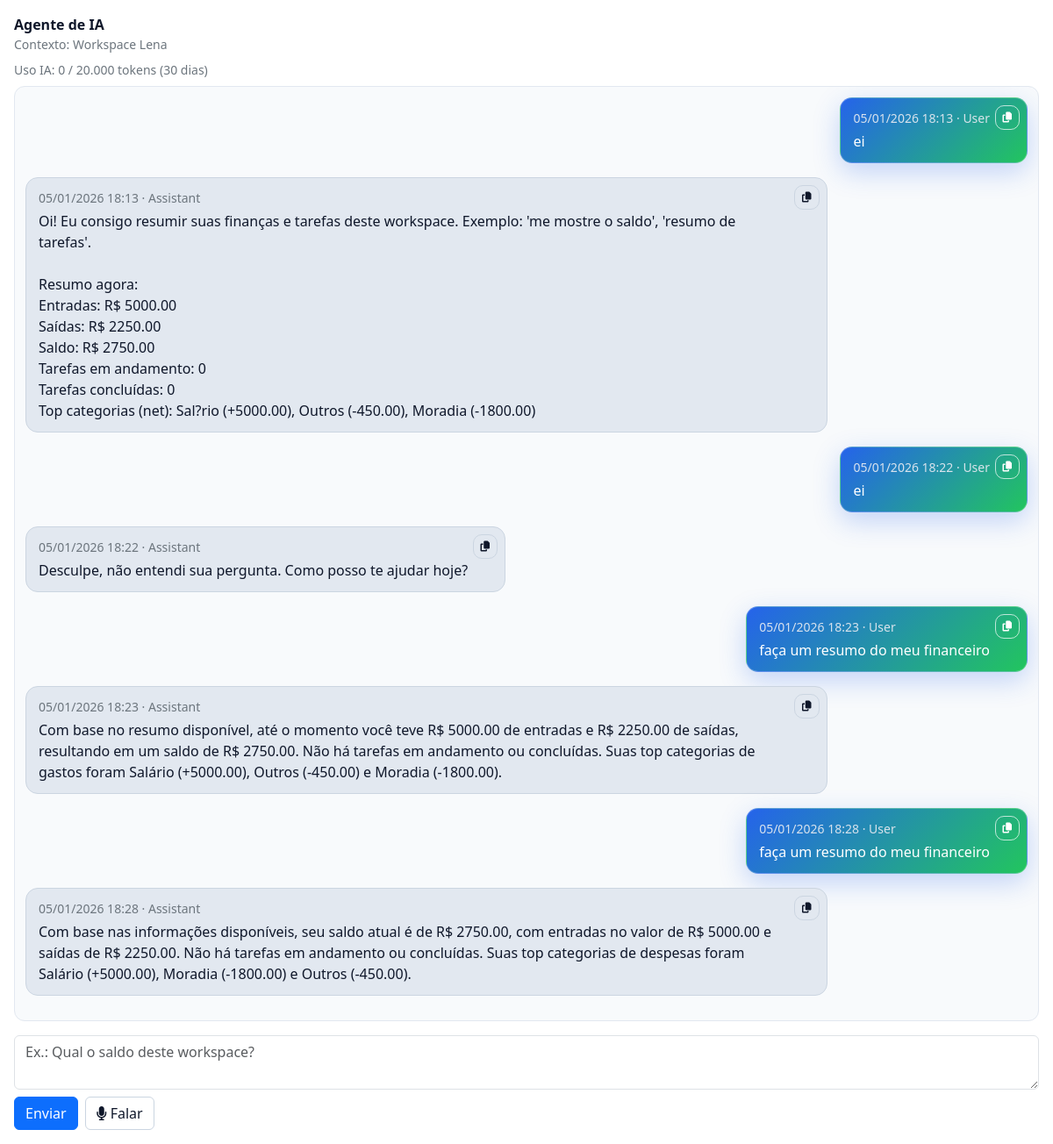
Screenshot of /ia/embed/ (signed in) with the database file from the repository.
### tracker/models.py (models this page shows, shortened)
class Workspace(models.Model):
    name = models.CharField(max_length=120)
    slug = models.SlugField(unique=True)
    owner = models.ForeignKey(User, on_delete=models.CASCADE, related_name='owned_workspaces')
    is_active = models.BooleanField(default=True)
    created_at = models.DateTimeField(auto_now_add=True)
    class Meta:
        ordering = ['name']

### assistant/models.py (models this page shows, shortened)
class ChatMessage(models.Model):
    ROLE_CHOICES = [
        ('user', 'Usuário'),
        ('assistant', 'Assistente'),
    ]
    user = models.ForeignKey(settings.AUTH_USER_MODEL, on_delete=models.CASCADE, related_name='chat_messages')
    workspace = models.ForeignKey(Workspace, null=True, blank=True, on_delete=models.SET_NULL, related_name='chat_messages')
    role = models.CharField(max_length=20, choices=ROLE_CHOICES)
    content = models.TextField()
    created_at = models.DateTimeField(auto_now_add=True)
    class Meta:
        ordering = ['created_at']

### assistant/views.py (the view, shortened to what this page needs)
# urls.py: path('embed/', views.chat_embed, name='chat_embed'),
@login_required
@xframe_options_exempt
def chat_embed(request):
    workspace = getattr(request, "workspace", None)
    profile = getattr(request.user, "profile", None)
    if profile and profile.is_guest and not request.user.is_superuser:
        return render(request, 'assistant/embed.html', {'history': [], 'guest_blocked': True})
    quota = get_ai_quota(request.user)
    quota_label = _format_quota_label(quota)
    quota_blocked = not quota.get("allowed", True)
    history = _history_for_workspace(request.user, workspace, 20)
    return render(request, 'assistant/embed.html', {
        'history': history,
        'current_workspace': workspace,
        'ai_quota_label': quota_label,
        'ai_quota_blocked': quota_blocked,
    })

### assistant/limits.py (called while the page is built, shortened)
def _plan_limit(plan: str) -> int:
    limits = getattr(settings, "AI_PLAN_TOKEN_LIMITS", DEFAULT_LIMITS)
    if not isinstance(limits, dict):
        limits = DEFAULT_LIMITS
    return int(limits.get(plan, limits.get("essential", 0)) or 0)

def get_ai_quota(user):
    window_days = int(getattr(settings, "AI_USAGE_WINDOW_DAYS", 30))
    profile = getattr(user, "profile", None)
    plan = getattr(profile, "plan", "essential")
    limit = _plan_limit(plan)
    since = timezone.now() - timedelta(days=window_days)
    usage_qs = AiUsage.objects.filter(user=user, created_at__gte=since)
    used = usage_qs.aggregate(total=Sum("total_tokens")).get("total") or 0
    remaining = max(limit - used, 0)
    next_reset = None
    if used >= limit:
        oldest = usage_qs.order_by("created_at").first()
        if oldest:
            next_reset = oldest.created_at + timedelta(days=window_days)
    return {
        "allowed": used < limit,
        "limit": limit,
        "used": used,
        "remaining": remaining,
        "plan": plan,
        "window_days": window_days,
        "reason": "limit",
        "next_reset": next_reset,
    }

### assistant/views.py (called while the page is built)
def _format_quota_label(quota: dict | None) -> str | None:
    if not quota:
        return None
    limit = int(quota.get("limit") or 0)
    if limit <= 0 or quota.get("remaining") is None:
        return "Uso IA: ilimitado"
    used = int(quota.get("used") or 0)
    window_days = int(quota.get("window_days") or 30)
    used_label = f"{used:,}".replace(",", ".")
    limit_label = f"{limit:,}".replace(",", ".")
    label = f"Uso IA: {used_label} / {limit_label} tokens ({window_days} dias)"
    if not quota.get("allowed", True):
        next_reset = quota.get("next_reset")
        if next_reset:
            next_reset = timezone.localtime(next_reset)
            label = f"{label} \u2022 renova em {next_reset:%d/%m/%Y %H:%M}"
    return label

def _history_for_workspace(user, workspace, limit: int):
    qs = ChatMessage.objects.filter(user=user)
    if workspace:
        qs = qs.filter(workspace=workspace)
    else:
        qs = qs.filter(workspace__isnull=True)
    return qs.order_by('-created_at')[:limit][::-1]

### tracker/context_processors.py (called while the page is built)
def _avatar_url(user):
    if not user or not getattr(user, "is_authenticated", False):
        return ""
    profile = getattr(user, "profile", None)
    if profile and profile.avatar:
        try:
            return profile.avatar.url
        except Exception:
            return ""
    return ""

### templates/assistant/embed.html (shortened to what this page needs)
{% load static %}
<!DOCTYPE html>
<html lang="pt-br" data-bs-theme="light">
<head>
    <link href="https://cdn.jsdelivr.net/npm/bootstrap@5.3.3/dist/css/bootstrap.min.css" rel="stylesheet">
    <link rel="stylesheet" href="https://cdnjs.cloudflare.com/ajax/libs/font-awesome/6.5.2/css/all.min.css">
    <link rel="stylesheet" href="{% static 'css/base.css' %}">
</head>
<body>
    <div class="chat-shell p-3">
        {% if guest_blocked %}
            <div class="alert alert-warning mb-0">Conta de convidado n&atilde;o tem acesso ao agente de IA.</div>
        {% else %}
        <div class="d-flex align-items-center justify-content-between mb-2">
            <div>
                <div class="fw-semibold">Agente de IA</div>
                <div class="small text-secondary">Contexto: {{ current_workspace.name|default:"Global" }}</div>
            </div>
        </div>
        {% if ai_quota_label %}
        <div class="small mb-2 {% if ai_quota_blocked %}text-warning{% else %}text-secondary{% endif %}">
            {{ ai_quota_label }}
        </div>
        {% endif %}
        <div id="chatBox" class="chat-box mb-3">
            {% for msg in history %}
                <div class="d-flex {% if msg.role == 'user' %}justify-content-end{% else %}justify-content-start{% endif %} mb-3">
                    <div class="chat-bubble position-relative {% if msg.role == 'user' %}user{% else %}assistant{% endif %}">
                        <div class="chat-meta small mb-1 {% if msg.role == 'user' %}text-light{% else %}text-secondary{% endif %}">
                            {{ msg.created_at|date:"d/m/Y H:i" }} &middot; {{ msg.role|capfirst }}
                        </div>
                        <div class="chat-text">{{ msg.content|linebreaksbr }}</div>
                        <button type="button" class="btn btn-sm btn-outline-light copy-btn" title="Copiar" aria-label="Copiar mensagem">
                            <i class="fa-solid fa-copy"></i>
                        </button>
                    </div>
                </div>
            {% empty %}
                <p class="text-secondary mb-0">Sem mensagens. Envie algo para come&ccedil;ar.</p>
            {% endfor %}
        </div>
        <form method="post" id="chatForm">
            <div class="mb-2">
                <textarea name="message" class="form-control" rows="2" placeholder="Ex.: Qual o saldo deste workspace?" autocomplete="off" aria-label="Mensagem para o assistente"></textarea>
            </div>
            <div class="d-flex gap-2 flex-wrap align-items-center">
                <button class="btn btn-primary" type="submit">Enviar</button>
                <button class="btn btn-outline-light" type="button" id="aiVoiceBtn">
                    <i class="fa-solid fa-microphone me-1"></i>Falar
                </button>
            </div>
        </form>
        {% endif %}
    </div>
</body>
</html>

### static/css/base.css (style rules this page uses)
:root { --primary-color: #0f766e; --primary-strong: #0b5c56; --primary-soft: #5eead4; --accent: #f59e0b; --bg: #0b1221; --card-bg: #0f172a; --text-color: #e2e8f0; --muted: #94a3b8; --border: #1f2937; }
[data-bs-theme="light"] { --bg: #f8fafc; --card-bg: #ffffff; --text-color: #0f172a; --muted: #475569; --border: #e2e8f0; --bs-tooltip-bg: #0f172a; --bs-tooltip-color: #f8fafc; }
* { transition: background-color .3s ease, color .3s ease, border-color .3s ease; }
body { background: radial-gradient(circle at 20% 20%, rgba(94, 234, 212, 0.12), transparent 30%), radial-gradient(circle at 80% 0%, rgba(245, 158, 11, 0.1), transparent 25%), var(--bg); color: var(--text-color); min-height: 100vh; }
[data-bs-theme="light"] .btn-outline-light { color: #0f172a; border-color: #cbd5e1; }

### templates/assistant/embed.html (style rules this page uses)
body { background: transparent; }
.chat-shell { height: 100vh; display: flex; flex-direction: column; }
.chat-box { flex: 1 1 auto; overflow-y: auto; background: rgba(15, 23, 42, 0.35); border: 1px solid var(--border); border-radius: 12px; padding: 12px; }
[data-bs-theme="light"] .chat-box { background: #f8fafc; }
.chat-bubble { max-width: 80%; padding: 12px 42px 12px 14px; border-radius: 14px; border: 1px solid var(--border); }
.chat-bubble.assistant { background: rgba(148, 163, 184, 0.18); color: var(--body-color); }
[data-bs-theme="light"] .chat-bubble.assistant { background: #e2e8f0; border-color: #cbd5e1; }
.chat-bubble.user { background: linear-gradient(135deg, #2563eb, #22c55e); color: #fff; border-color: rgba(255,255,255,0.25); box-shadow: 0 10px 30px rgba(37,99,235,0.25); }
.chat-bubble .copy-btn { position: absolute; right: 8px; top: 8px; border-radius: 10px; padding: 4px 8px; font-size: 12px; }
.chat-bubble.user .copy-btn { border-color: rgba(255,255,255,0.7); color: #fff; }
.chat-bubble.user .chat-meta { color: #e2e8f0 !important; opacity: 0.95; }

### rows the page displays
Workspace: name "Workspace Lena"
ChatMessage: created_at "05/01/2026 18:13", role "User", content "ei"
ChatMessage: created_at "05/01/2026 18:13", role "Assistant", content "Oi! Eu consigo resumir suas finanças e tarefas deste workspace. Exemplo: 'me mostre o saldo', 'resumo de tarefas'. Resumo agora: Entradas: R$ 5000.00 Saídas: R$ 2250.00 Saldo: R$ 2750.00 Tarefas em andamento: 0 Tarefas concluídas: 0 Top categorias (net): Sal?rio (+5000.00), Outros (-450.00), Moradia (-1800.00)"
ChatMessage: created_at "05/01/2026 18:22", role "User", content "ei"
ChatMessage: created_at "05/01/2026 18:22", role "Assistant", content "Desculpe, não entendi sua pergunta. Como posso te ajudar hoje?"
ChatMessage: created_at "05/01/2026 18:23", role "User", content "faça um resumo do meu financeiro"
ChatMessage: created_at "05/01/2026 18:23", role "Assistant", content "Com base no resumo disponível, até o momento você teve R$ 5000.00 de entradas e R$ 2250.00 de saídas, resultando em um saldo de R$ 2750.00. Não há tarefas em andamento ou concluídas. Suas top categorias de gastos foram Salário (+5000.00), Outros (-450.00) e Moradia (-1800.00)."
ChatMessage: created_at "05/01/2026 18:28", role "User", content "faça um resumo do meu financeiro"
ChatMessage: created_at "05/01/2026 18:28", role "Assistant", content "Com base nas informações disponíveis, seu saldo atual é de R$ 2750.00, com entradas no valor de R$ 5000.00 e saídas de R$ 2250.00. Não há tarefas em andamento ou concluídas. Suas top categorias de despesas foram Salário (+5000.00), Moradia (-1800.00) e Outros (-450.00)."

### other values shown
{{ ai_quota_label }} "Uso IA: 0 / 20.000 tokens (30 dias)"
